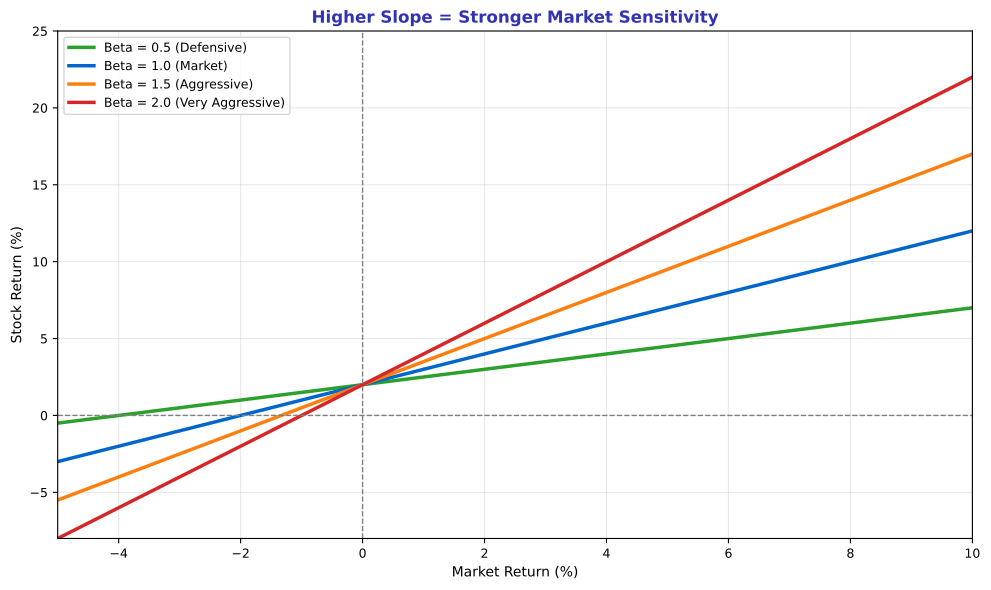

Python code for this plot:
"""Slopes Comparison - Different beta values"""
import matplotlib.pyplot as plt
import numpy as np
from pathlib import Path

plt.rcParams.update({
    'font.size': 10,
    'axes.labelsize': 10,
    'axes.titlesize': 11,
    'xtick.labelsize': 9,
    'ytick.labelsize': 9,
    'legend.fontsize': 9,
    'figure.figsize': (10, 6),
    'figure.dpi': 150
})

MLPURPLE = '#3333B2'
MLLAVENDER = '#ADADE0'
MLBLUE = '#0066CC'
MLORANGE = '#FF7F0E'
MLGREEN = '#2CA02C'
MLRED = '#D62728'

fig, ax = plt.subplots(figsize=(10, 6))

x = np.linspace(-5, 10, 100)
intercept = 2

# Different beta values
betas = [
    (0.5, '#2CA02C', 'Beta = 0.5 (Defensive)'),
    (1.0, '#0066CC', 'Beta = 1.0 (Market)'),
    (1.5, '#FF7F0E', 'Beta = 1.5 (Aggressive)'),
    (2.0, '#D62728', 'Beta = 2.0 (Very Aggressive)')
]

for beta, color, label in betas:
    ax.plot(x, intercept + beta * x, color=color, linewidth=2.5, label=label)

ax.axhline(0, color='gray', linewidth=1, linestyle='--')
ax.axvline(0, color='gray', linewidth=1, linestyle='--')

ax.set_title('Higher Slope = Stronger Market Sensitivity', fontsize=12, fontweight='bold', color=MLPURPLE)
ax.set_xlabel('Market Return (%)', fontsize=10)
ax.set_ylabel('Stock Return (%)', fontsize=10)
ax.legend(fontsize=9, loc='upper left')
ax.grid(alpha=0.3)
ax.set_xlim(-5, 10)
ax.set_ylim(-8, 25)

plt.tight_layout()
plt.savefig(Path(__file__).parent / 'chart.pdf', dpi=300, bbox_inches='tight')
plt.close()
